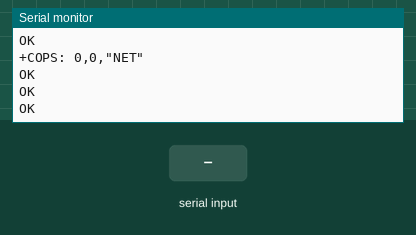
Recording of a sketch running on a simulated ESP32-S3. Shown: the last lines printed to the serial monitor. The inputs (shaded band) are chosen by the test bench. The modem accepts every AT command (registered, SIM ready, sends succeed) and sends nothing else.

Above: at 3.7 s.
3.8 s: "1\n" received over the second serial link
At 6.0 s:
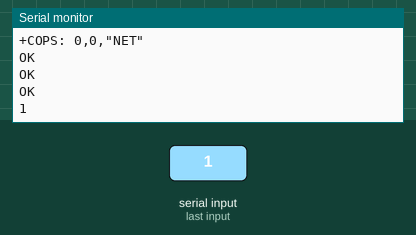
6.3 s: "0\n" received over the second serial link
At 8.0 s:
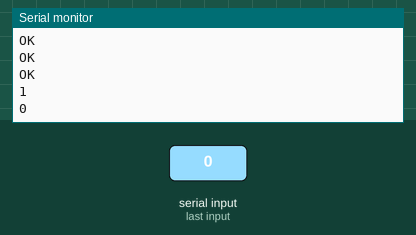

The sketch:

call.ino
```cpp
#include <Arduino.h>

static const int RXPin = 17, TXPin = 18;
static const uint32_t GPSBaud = 115200;

String rev;

void SentSerial(const char *p_char) {
  for (int i = 0; i < strlen(p_char); i++) {
    Serial1.write(p_char[i]);
    delay(10);
  }
  Serial1.write('\r');
  delay(10);
  Serial1.write('\n');
  delay(10);
}

bool SentMessage(const char *p_char, unsigned long timeout = 2000) {
  SentSerial(p_char);

  unsigned long start = millis();
  while (millis() - start < timeout) {
    if (Serial1.available()) {
      rev = Serial1.readString();
      if (rev.indexOf("OK") != -1) {
        Serial.println("Got OK!");
        return true;
      }
    }
  }
//  Serial.println("Timeout!");
  return false;
}

void setup() {
  Serial.begin(115200);
  Serial1.begin(GPSBaud, SERIAL_8N1, RXPin, TXPin);

  while (!SentMessage("AT", 2000)) {
    delay(1000);
  }

  SentMessage("ATD10086;");
  SentSerial("ATE1;");
  SentSerial("AT+COPS?");
  SentSerial("AT+CGDCONT?");
  SentSerial("AT+SIMCOMATI");
}

void loop() {
  if (Serial1.available()) {
    rev = Serial1.readString();
    Serial.println(rev);
  }
}
```

Measured:
- after the input at 3.8 s, the serial monitor: prints a new line after 1.0 s (image 1)
- after the input at 6.3 s, the serial monitor: prints a new line after 1.0 s (image 2)
